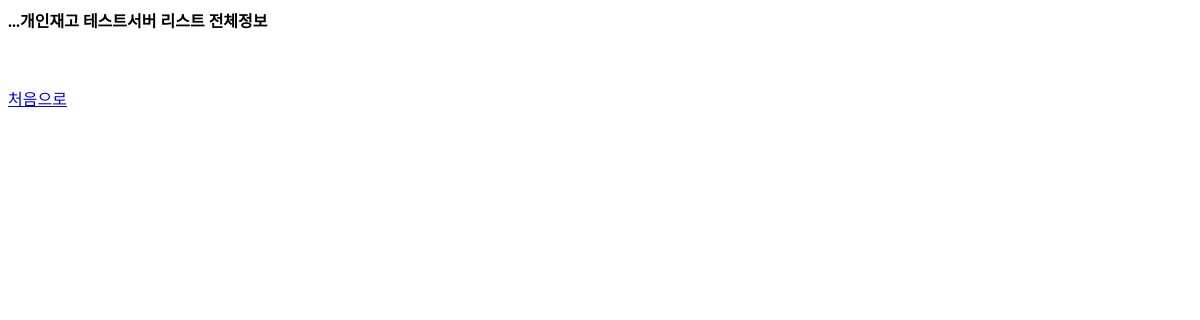
/serverlist_all/ (signed in), run on an earlier commit of the app's database.
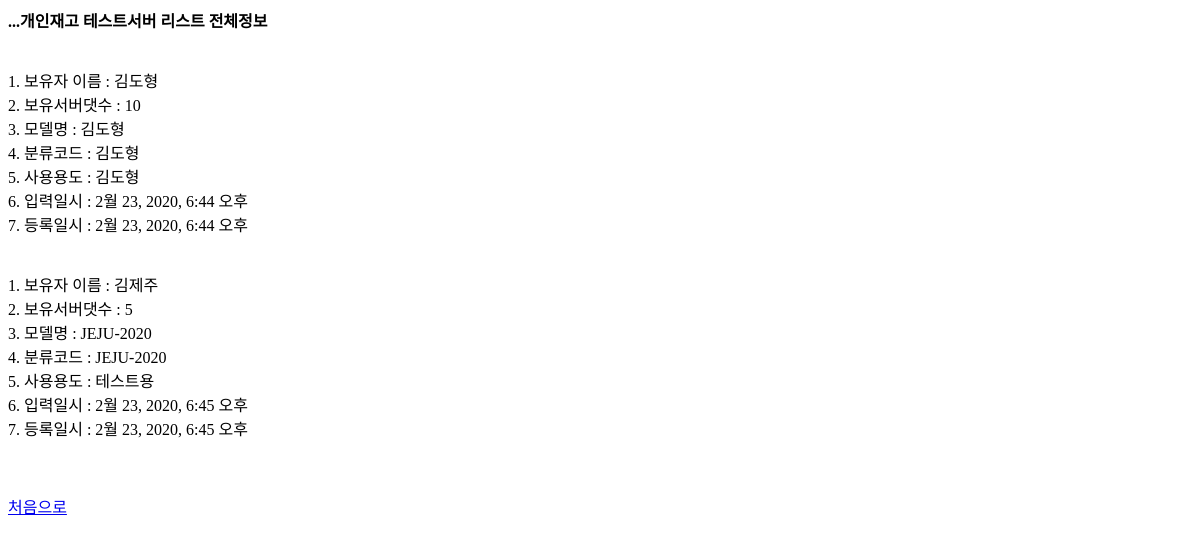
And on a later commit of the database.
### testapp/models.py (models this page shows)
class Serverlist(models.Model):
    name = models.CharField(max_length=500) #소유자명
    team = models.CharField(max_length=500) #소속팀
    server_count = models.IntegerField() #보유댓수
    model_name = models.CharField(max_length=500) #서버 모델명
    code = models.CharField(max_length=500) #분류코드
    use_case = models.TextField(max_length=5000) #사용용도
    created_date = models.DateTimeField(default=timezone.now) #입력일시
    published_date = models.DateTimeField(default=timezone.now, blank=True, null=True)  #등록일시

### testapp/views.py (the view)
# urls.py: path('serverlist_all/', serverlist_all, name='serverlist_all'),
@login_required
def serverlist_all(request):
    serverlists = Serverlist.objects.all()
    Listall() ###send_mail로 이메일 발송
    return render(request, 'testapp/serverlist_all.html', {'serverlists':serverlists})

### testapp/views.py (called while the page is built)
def Listall():
    serverlists = Serverlist.objects.all()
    title = "[제고리스트]제고리스트 이메일 발송성공."
    html_message = render_to_string('testapp/serverlist_all.html', {'serverlists':serverlists})
    email = EmailMessage(title, html_message, to=['rlaehgud21764011@gmail.com'])
    email.content_subtype = "html"
    return email.send()

### testapp/templates/testapp/serverlist_all.html (shortened to what this page needs)
<strong>...개인재고 테스트서버 리스트 전체정보</strong>
{% for serverlist in serverlists %}
    1. 보유자 이름 : {{ serverlist.name }} <br/>
    2. 보유서버댓수 : {{ serverlist.server_count }}<br/>
    3. 모델명 : {{ serverlist.model_name }}<br/>
    4. 분류코드 : {{ serverlist.code }}<br>
    5. 사용용도 : {{ serverlist.use_case }}<br/>
    6. 입력일시 : {{ serverlist.created_date }}<br/>
    7. 등록일시 : {{ serverlist.published_date }}<br/>
{% endfor %}
<a class="save btn-default" href="{% url 'serverlist' %}">처음으로</a>

What changed in the data, as far as the page shows it:
added Serverlist: name "김도형", server_count "10", model_name "김도형", code "김도형", use_case "김도형", created_date "2월 23, 2020, 6:44 오후", published_date "2월 23, 2020, 6:44 오후"
added Serverlist: name "김제주", server_count "5", model_name "JEJU-2020", code "JEJU-2020", use_case "테스트용", created_date "2월 23, 2020, 6:45 오후", published_date "2월 23, 2020, 6:45 오후"
